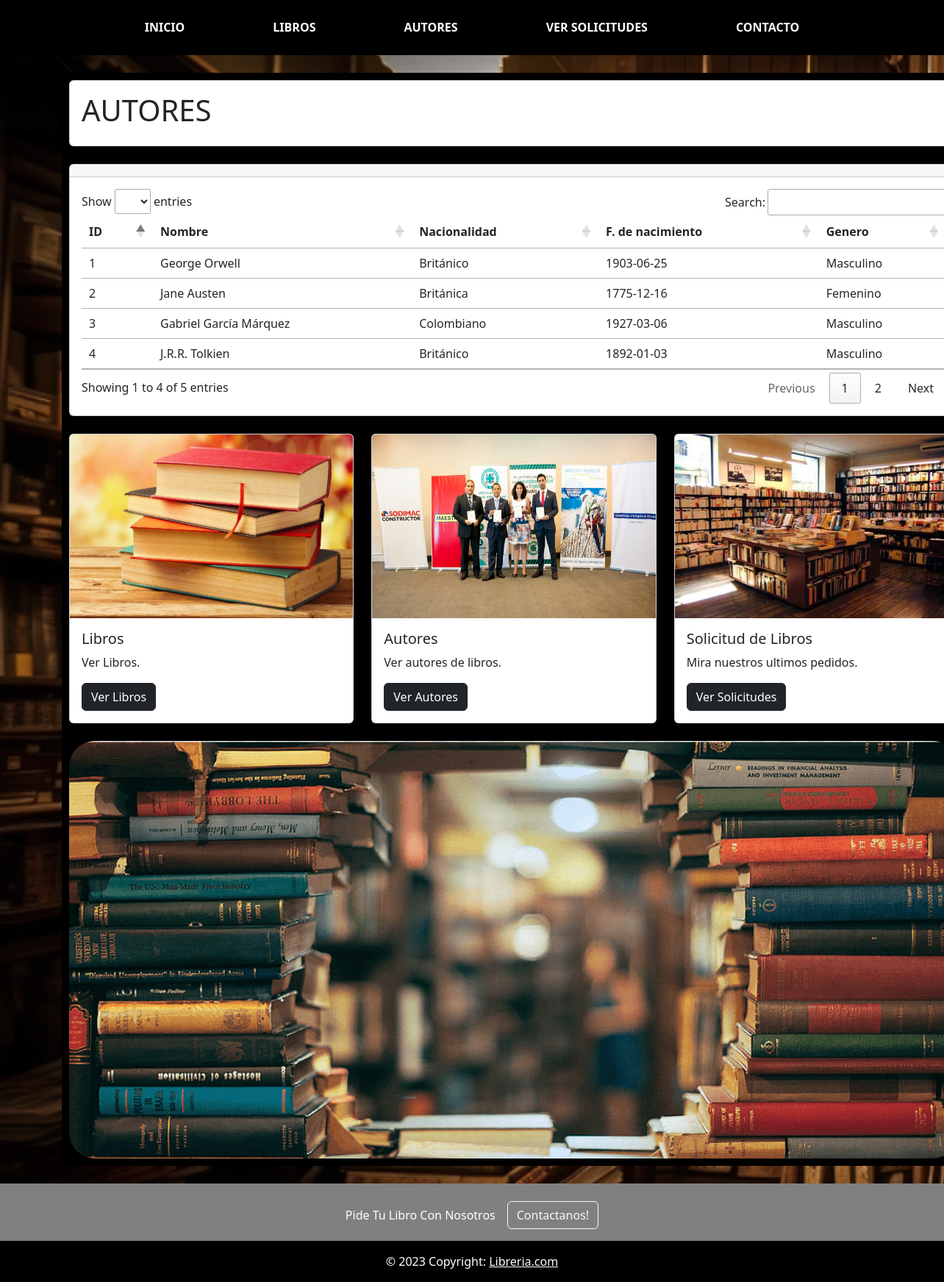
Screenshot of /autores.php with the database file from the repository.
### tables this page shows
CREATE TABLE `tbl_autores` (
  `id` int(11) NOT NULL,
  `nombre` varchar(255) NOT NULL,
  `nacionalidad` varchar(255) NOT NULL,
  `f_nacimiento` varchar(255) NOT NULL,
  `genero` varchar(255) NOT NULL
);

### autores.php (the view, shortened to what this page needs)
<?php
include("templates/header.php");
$sentencia=$conexion->prepare("SELECT * FROM tbl_autores");
$sentencia->execute();
$lista_de_autores=$sentencia->fetchAll((PDO::FETCH_ASSOC));
?>
  <br>
  <div class="container">
      <div class="center">
          <div class="card">
            <div class="card-body">
              <h1>AUTORES</h1>
            </div>
          </div>
          <br>
  <div class="card">
    <div class="card-header">
    </div>
    <div class="card-body">
    <div class="table-responsive-sm">
       <table class="table" id="tabla_id">
          <thead>
             <tr>
                <th scope="col">ID</th>
                <th scope="col">Nombre</th>
                <th scope="col">Nacionalidad</th>
                <th scope="col">F. de nacimiento</th>
                <th scope="col">Genero</th>
             </tr>
          </thead>
          <tbody>
       <?php foreach ($lista_de_autores as $registro) { ?>
             <tr class="">
                <td scope="row"><?php echo $registro['id']?></td>
                <td scope="row"><?php echo $registro['nombre']?></td>
                <td scope="row"><?php echo $registro['nacionalidad']?></td>
                <td scope="row"><?php echo $registro['f_nacimiento']?></td>
                <td scope="row"><?php echo $registro['genero']?></td>
             </tr>
       <?php } ?>
          </tbody>
       </table>
    </div>
    </div>
 </div>
          <br>
  <div class="row row-cols-1 row-cols-md-3 g-4">
  <div class="col">
    <div class="card">
      <img src="img/img1.jpg" height="250" class="card-img-top" alt="...">
      <div class="card-body">
        <h5 class="card-title">Libros</h5>
        <p class="card-text">Ver Libros.</p>
        <a name="" id="" class="btn btn-dark" href="<?php echo $ruta_base ?>libros.php" role="button">Ver Libros</a>
      </div>
    </div>
  </div>
  <div class="col">
    <div class="card">
      <img src="img/img4.jpg" height="250" class="card-img-top" alt="...">
      <div class="card-body">
        <h5 class="card-title">Autores</h5>
        <p class="card-text">Ver autores de libros.</p>
        <a name="" id="" class="btn btn-dark" href="<?php echo $ruta_base ?>autores.php" role="button">Ver Autores</a>
      </div>
    </div>
  </div>
  <div class="col">
    <div class="card">
      <img src="img/img3.jpeg" height="250" class="card-img-top" alt="...">
      <div class="card-body">
        <h5 class="card-title">Solicitud de Libros</h5>
        <p class="card-text">Mira nuestros ultimos pedidos.</p>
        <a name="" id="" class="btn btn-dark" href="<?php echo $ruta_base ?>solicitud.php" role="button"> Ver Solicitudes</a>
      </div>
    </div>
  </div>
</div>
      <br>
        <img src="img/banner.png" style="border-radius: 35px;" alt="...">
      <br>
    </div>
</div>
<br>
<?php include("templates/footer.php"); ?>

### css/menu.css (style rules this page uses)
* { padding: 0; margin: 0; box-sizing: border-box; text-decoration: none; list-style: none; }
img { width: 100%; }

### css/principal.css (style rules this page uses)
body { background: url(../img/fondo.jpg); background-size: cover; background-attachment: fixed; }
.center { width: 1230px; padding: 10px; border-radius: 10px; background-color: rgb(0, 0, 0); }

### rows the page displays
tbl_autores: id "1", nombre "George Orwell", nacionalidad "Británico", f_nacimiento "1903-06-25", genero "Masculino"
tbl_autores: id "2", nombre "Jane Austen", nacionalidad "Británica", f_nacimiento "1775-12-16", genero "Femenino"
tbl_autores: id "3", nombre "Gabriel García Márquez", nacionalidad "Colombiano", f_nacimiento "1927-03-06", genero "Masculino"
tbl_autores: id "4", nombre "J.R.R. Tolkien", nacionalidad "Británico", f_nacimiento "1892-01-03", genero "Masculino"
